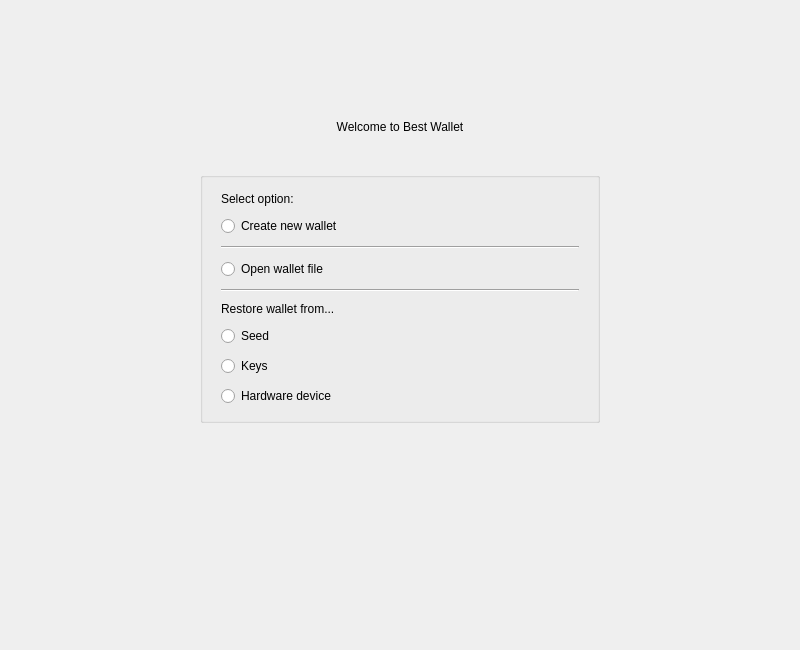
<?xml version="1.0" encoding="UTF-8"?>
<ui version="4.0">
 <class>PageMenu</class>
 <widget class="QWizardPage" name="PageMenu">
  <property name="geometry">
   <rect>
    <x>0</x>
    <y>0</y>
    <width>800</width>
    <height>650</height>
   </rect>
  </property>
  <property name="windowTitle">
   <string>WizardPage</string>
  </property>
  <layout class="QVBoxLayout" name="verticalLayout">
   <property name="topMargin">
    <number>18</number>
   </property>
   <item alignment="Qt::AlignmentFlag::AlignHCenter">
    <widget class="QLabel" name="brandLogo">
     <property name="minimumSize">
      <size>
       <width>96</width>
       <height>96</height>
      </size>
     </property>
     <property name="maximumSize">
      <size>
       <width>96</width>
       <height>96</height>
      </size>
     </property>
     <property name="text">
      <string/>
     </property>
     <property name="alignment">
      <set>Qt::AlignmentFlag::AlignCenter</set>
     </property>
    </widget>
   </item>
   <item>
    <widget class="QLabel" name="brandTitle">
     <property name="text">
      <string>Welcome to Best Wallet</string>
     </property>
     <property name="alignment">
      <set>Qt::AlignmentFlag::AlignCenter</set>
     </property>
    </widget>
   </item>
   <item>
    <widget class="QLabel" name="brandSubtitle">
     <property name="text">
      <string/>
     </property>
     <property name="alignment">
      <set>Qt::AlignmentFlag::AlignCenter</set>
     </property>
    </widget>
   </item>
   <item>
    <spacer name="brandSpacer">
     <property name="orientation">
      <enum>Qt::Orientation::Vertical</enum>
     </property>
     <property name="sizeType">
      <enum>QSizePolicy::Policy::Fixed</enum>
     </property>
     <property name="sizeHint" stdset="0">
      <size>
       <width>20</width>
       <height>12</height>
      </size>
     </property>
    </spacer>
   </item>
   <item alignment="Qt::AlignmentFlag::AlignHCenter|Qt::AlignmentFlag::AlignVCenter">
    <widget class="QGroupBox" name="groupBox">
     <property name="minimumSize">
      <size>
       <width>400</width>
       <height>0</height>
      </size>
     </property>
     <property name="title">
      <string/>
     </property>
     <property name="alignment">
      <set>Qt::AlignmentFlag::AlignCenter</set>
     </property>
     <property name="flat">
      <bool>false</bool>
     </property>
     <property name="checkable">
      <bool>false</bool>
     </property>
     <layout class="QVBoxLayout" name="verticalLayout_3">
      <property name="spacing">
       <number>10</number>
      </property>
      <property name="leftMargin">
       <number>18</number>
      </property>
      <property name="topMargin">
       <number>14</number>
      </property>
      <property name="rightMargin">
       <number>18</number>
      </property>
      <property name="bottomMargin">
       <number>14</number>
      </property>
      <item>
       <widget class="QLabel" name="selectOption">
        <property name="text">
         <string>Select option:</string>
        </property>
       </widget>
      </item>
      <item>
       <widget class="QRadioButton" name="radioCreate">
        <property name="focusPolicy">
         <enum>Qt::FocusPolicy::ClickFocus</enum>
        </property>
        <property name="text">
         <string>Create new wallet</string>
        </property>
       </widget>
      </item>
      <item>
       <widget class="Line" name="line">
        <property name="orientation">
         <enum>Qt::Orientation::Horizontal</enum>
        </property>
       </widget>
      </item>
      <item>
       <widget class="QRadioButton" name="radioOpen">
        <property name="focusPolicy">
         <enum>Qt::FocusPolicy::ClickFocus</enum>
        </property>
        <property name="text">
         <string>Open wallet file</string>
        </property>
       </widget>
      </item>
      <item>
       <widget class="Line" name="line_2">
        <property name="orientation">
         <enum>Qt::Orientation::Horizontal</enum>
        </property>
       </widget>
      </item>
      <item>
       <widget class="QLabel" name="restoreWalletTitle">
        <property name="text">
         <string>Restore wallet from...</string>
        </property>
       </widget>
      </item>
      <item>
       <widget class="QRadioButton" name="radioSeed">
        <property name="focusPolicy">
         <enum>Qt::FocusPolicy::ClickFocus</enum>
        </property>
        <property name="text">
         <string>Seed</string>
        </property>
       </widget>
      </item>
      <item>
       <widget class="QRadioButton" name="radioViewOnly">
        <property name="focusPolicy">
         <enum>Qt::FocusPolicy::ClickFocus</enum>
        </property>
        <property name="text">
         <string>Keys</string>
        </property>
       </widget>
      </item>
      <item>
       <widget class="QRadioButton" name="radioCreateFromDevice">
        <property name="text">
         <string>Hardware device</string>
        </property>
       </widget>
      </item>
     </layout>
    </widget>
   </item>
   <item>
    <spacer name="verticalSpacer">
     <property name="orientation">
      <enum>Qt::Orientation::Vertical</enum>
     </property>
     <property name="sizeHint" stdset="0">
      <size>
       <width>20</width>
       <height>8</height>
      </size>
     </property>
    </spacer>
   </item>
   <item>
    <layout class="QVBoxLayout" name="verticalLayout_2">
     <item>
      <widget class="QLabel" name="label_version">
       <property name="enabled">
        <bool>false</bool>
       </property>
       <property name="text">
        <string/>
       </property>
       <property name="alignment">
        <set>Qt::AlignmentFlag::AlignCenter</set>
       </property>
      </widget>
     </item>
    </layout>
   </item>
  </layout>
 </widget>
 <resources/>
 <connections/>
</ui>
